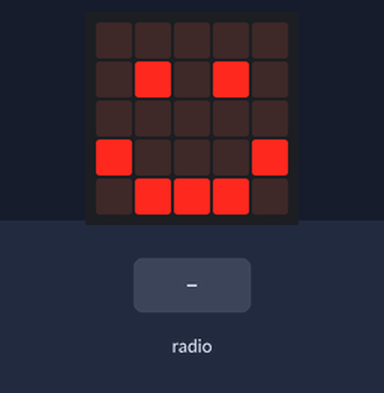
The program below on a simulated BBC micro:bit (MakeCode). On the bench: the board's 5×5 LED display. The inputs (shaded band) are chosen by the test bench.

Above: at 1.8 s.
1.9 s: radio message "1" arrives
At 2.5 s:
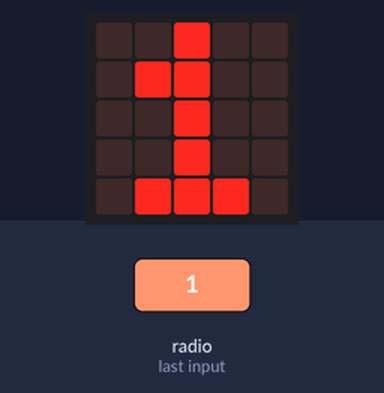
Timing chart, 0 to 4.9 s (numbered marks = the images above; inputs shaded):
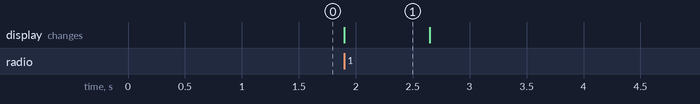

Measured:
- after the input at 1.9 s, the display: changes at once (image 1)
- what the display in image 1 shows lasts 0.8 s, from 1.9 s to 2.7 s

The program:

main.ts
```typescript
// (licence header left out)
// variables
let distanceToObject: number = 0

// setup
radio.setGroup(12)
basic.showIcon(IconNames.Happy)

// recieving
radio.onReceivedString(function (receivedString) {
    basic.clearScreen()
    basic.showString(receivedString)
    basic.showIcon(IconNames.Happy)
})
```
